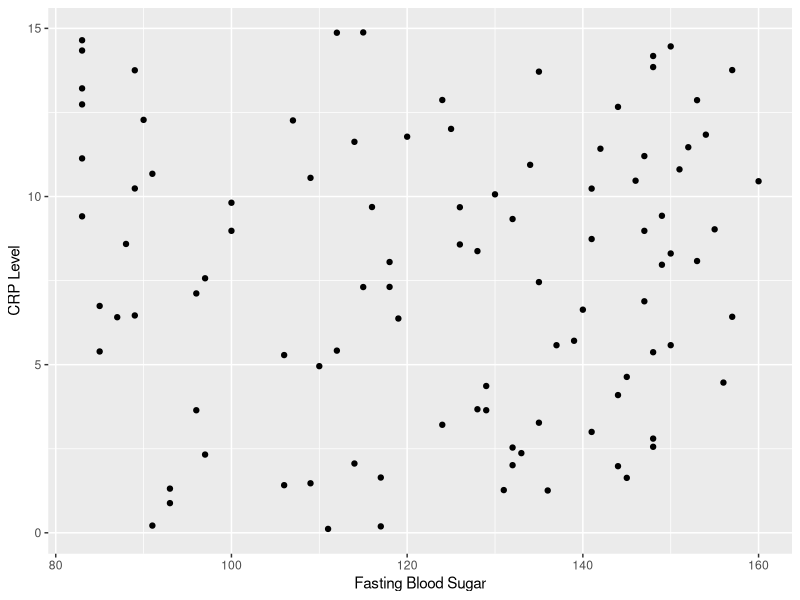
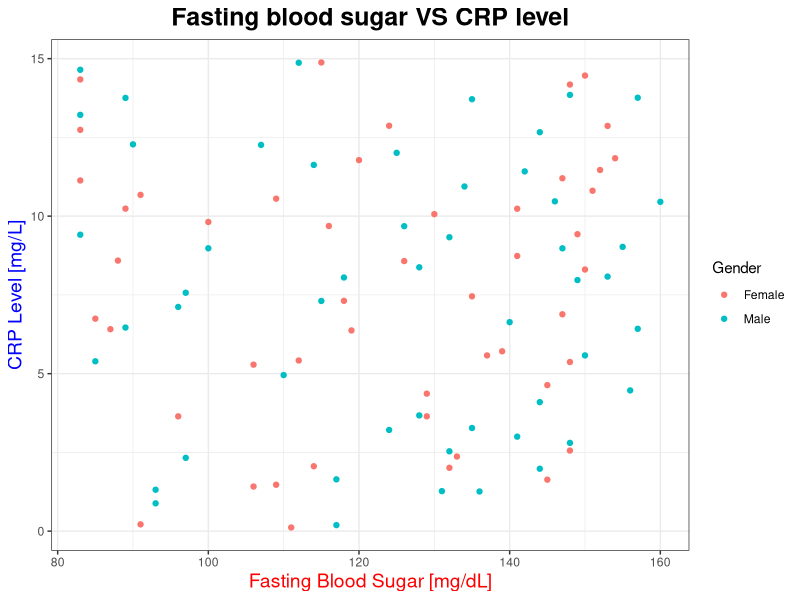
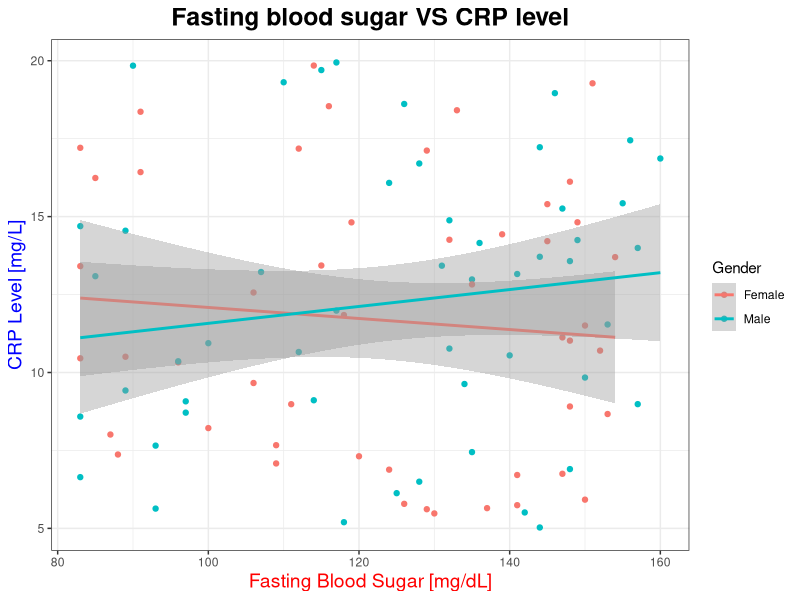
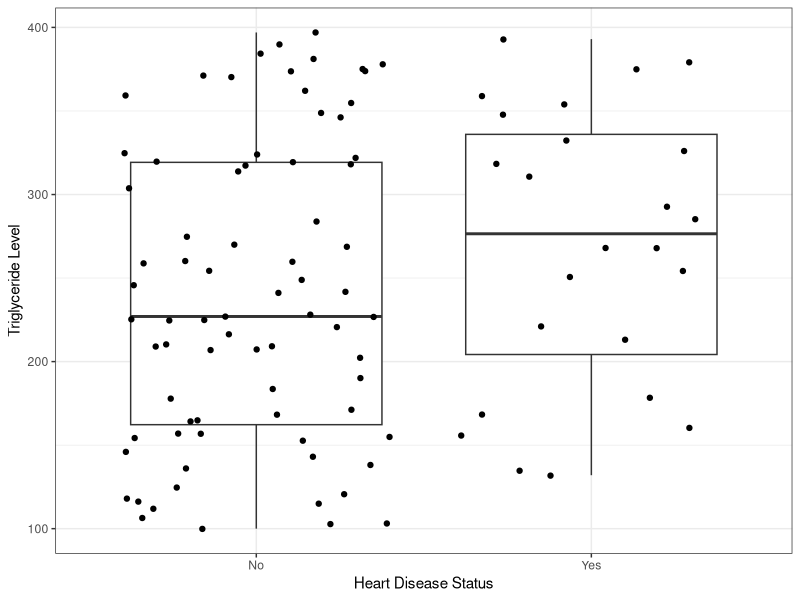
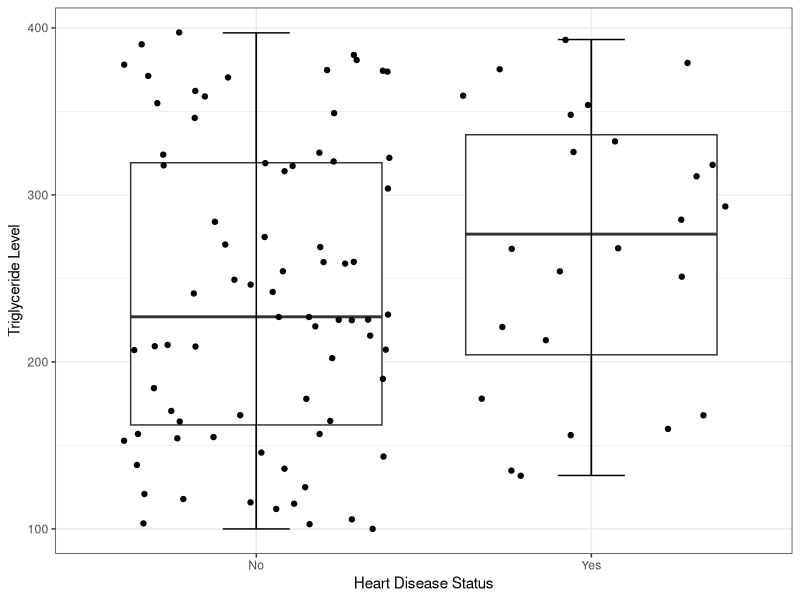
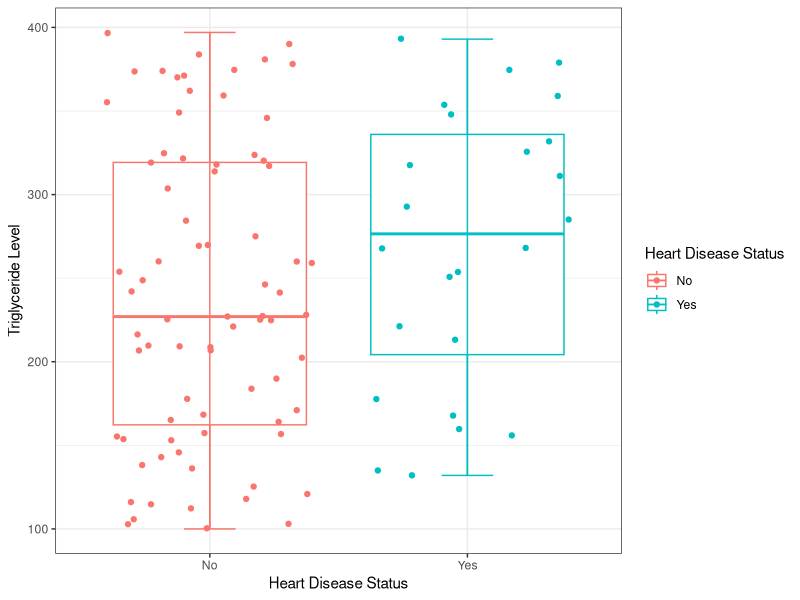

Recreate these plots in R, in order.
## ---- chunk 1
knitr::opts_chunk$set(echo = TRUE)
## ---- chunk 2
library(tidyverse)
## ---- chunk 3
data = read_csv("Heart_Disease_100sampled.csv")
## ---- chunk 4
dim(data)
## ---- chunk 5
spec(data)
## ---- chunk 6
View(data)
## ---- chunk 7
data_ptID = select(data, ptID)
## ---- chunk 8
data_multipleCols = select(data, ptID, BMI, `CRP Level`)
## ---- chunk 9
data_renameAge = rename(data, `Age (Year)` = Age)
## ---- chunk 10
data_addCol = mutate(data_renameAge, `Age (Month)` = `Age (Year)` * 12)
## ---- chunk 11
data_addCol_rearrange = relocate(data_addCol, `Age (Month)`, .after = `Age (Year)`)
## ---- chunk 12
data_smoke = filter(data, Smoking == "Yes")
## ---- chunk 13
data_smoke_noExcercise = filter(data, Smoking == "Yes" & `Exercise Habits` == "Low")
## ---- chunk 14
data_subsetRows = slice(data, 20:50)
## ---- chunk 15
data_asc = arrange(data, Age) # ascending order
data_desc = arrange(data, desc(Age)) # descending order
## ---- chunk 16
summarise(data, mean(BMI), median(BMI)) # mean and median
summarise(data, sd(BMI), var(BMI)) # standard deviation and variance
summarise(data, min(BMI), max(BMI)) # minimum and maximum
## ---- chunk 17
vignette("dplyr")
## ---- chunk 18
data_colsRange = select(data, ptID:BMI)
## ---- chunk 19
data_excludeCol = select(data, !`Sleep Hours`)
## ---- chunk 20
data_headRows = slice_head(data, n=5)
data_tailRows = slice_tail(data, n=5)
## ---- chunk 21
data_randomRows = slice_sample(data, n = 10)
## ---- chunk 22
data_lowBMI = slice_min(data, order_by = BMI, n=5)
## ---- chunk 23
data_oldPt = slice_max(data, order_by = Age, n=5)
## ---- chunk 24
data %>%
  select(ptID)
## ---- chunk 25
data %>%
  ggplot(aes(x = `Fasting Blood Sugar`, y = `CRP Level`)) +
  geom_point()
## ---- chunk 26
data %>%
  ggplot(aes(x = `Fasting Blood Sugar`, y = `CRP Level`, color = Gender)) +
  geom_point() +
  theme_bw() +
  labs(x = "Fasting Blood Sugar [mg/dL]", y = "CRP Level [mg/L]", title = "Fasting blood sugar VS CRP level") +
  theme(
    axis.title.x = element_text(size = 14, color = "red"),
    axis.title.y = element_text(size = 14, color = "blue"),
    plot.title = element_text(hjust = 0.5, face = "bold", size = 18, color = "black")
    )
## ---- chunk 27
data %>%
  ggplot(aes(x = `Fasting Blood Sugar`, y = `Homocysteine Level`, color = Gender)) +
  geom_point() +
  theme_bw() +
  labs(x = "Fasting Blood Sugar [mg/dL]", y = "CRP Level [mg/L]", title = "Fasting blood sugar VS CRP level") +
  theme(
    axis.title.x = element_text(size = 14, color = "red"),
    axis.title.y = element_text(size = 14, color = "blue"),
    plot.title = element_text(hjust = 0.5, face = "bold", size = 18, color = "black")
    ) +
  geom_smooth(method = "lm", se = TRUE)
## ---- chunk 28
data %>%
  ggplot(aes(x = `Heart Disease Status`, y = `Triglyceride Level`)) +
  geom_boxplot(outlier.shape = NA) +
  geom_jitter() +
  theme_bw()
## ---- chunk 29
data %>%
  ggplot(aes(x = `Heart Disease Status`, y = `Triglyceride Level`)) +
  geom_boxplot(outlier.shape = NA) +
  stat_boxplot(geom = "errorbar", width = 0.2) +
  geom_jitter() +
  theme_bw()
## ---- chunk 30
data %>%
  ggplot(aes(x = `Heart Disease Status`, y = `Triglyceride Level`, color = `Heart Disease Status`)) +
  geom_boxplot(outlier.shape = NA) +
  stat_boxplot(geom = "errorbar", width = 0.2) +
  geom_jitter() +
  theme_bw()
